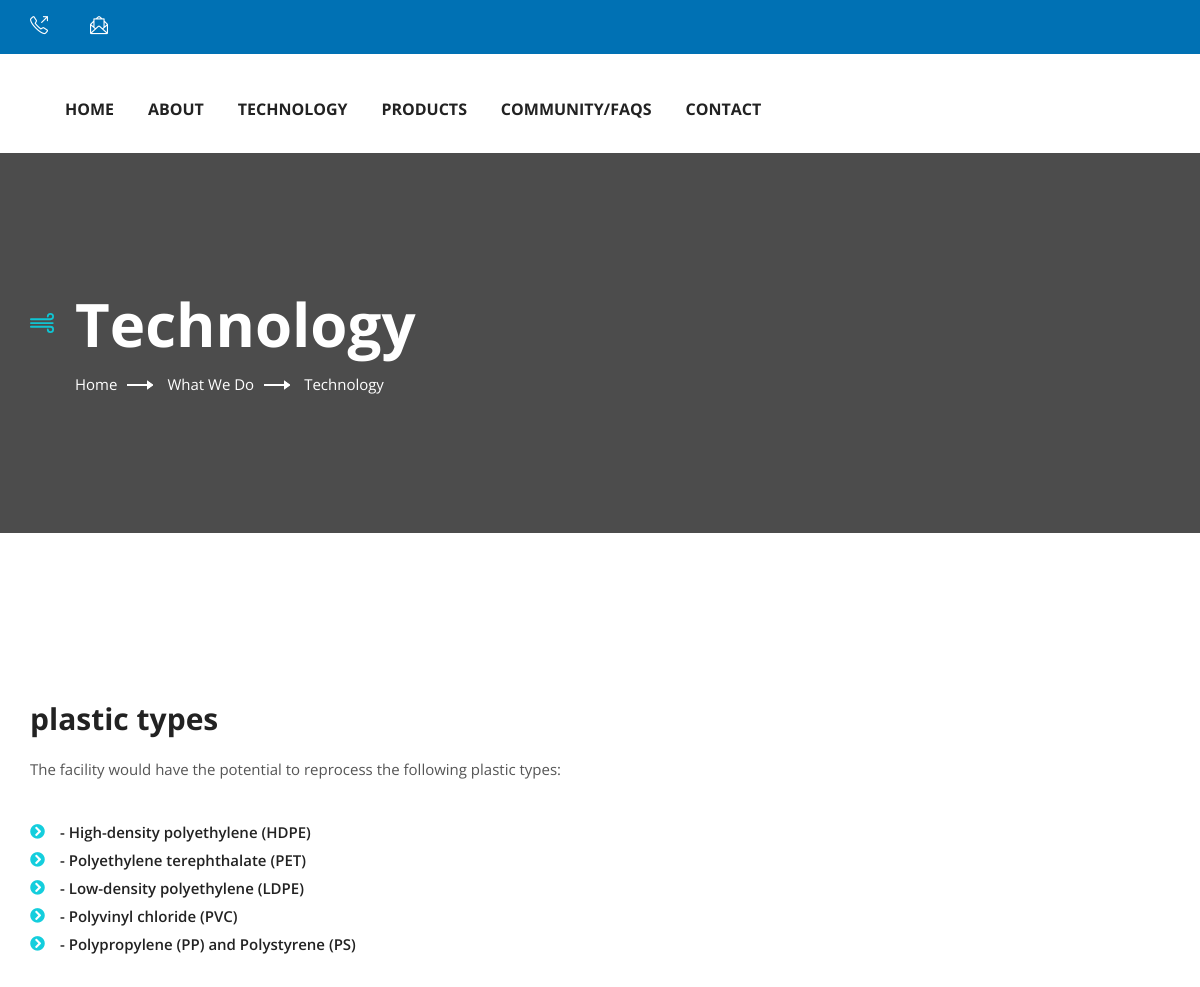
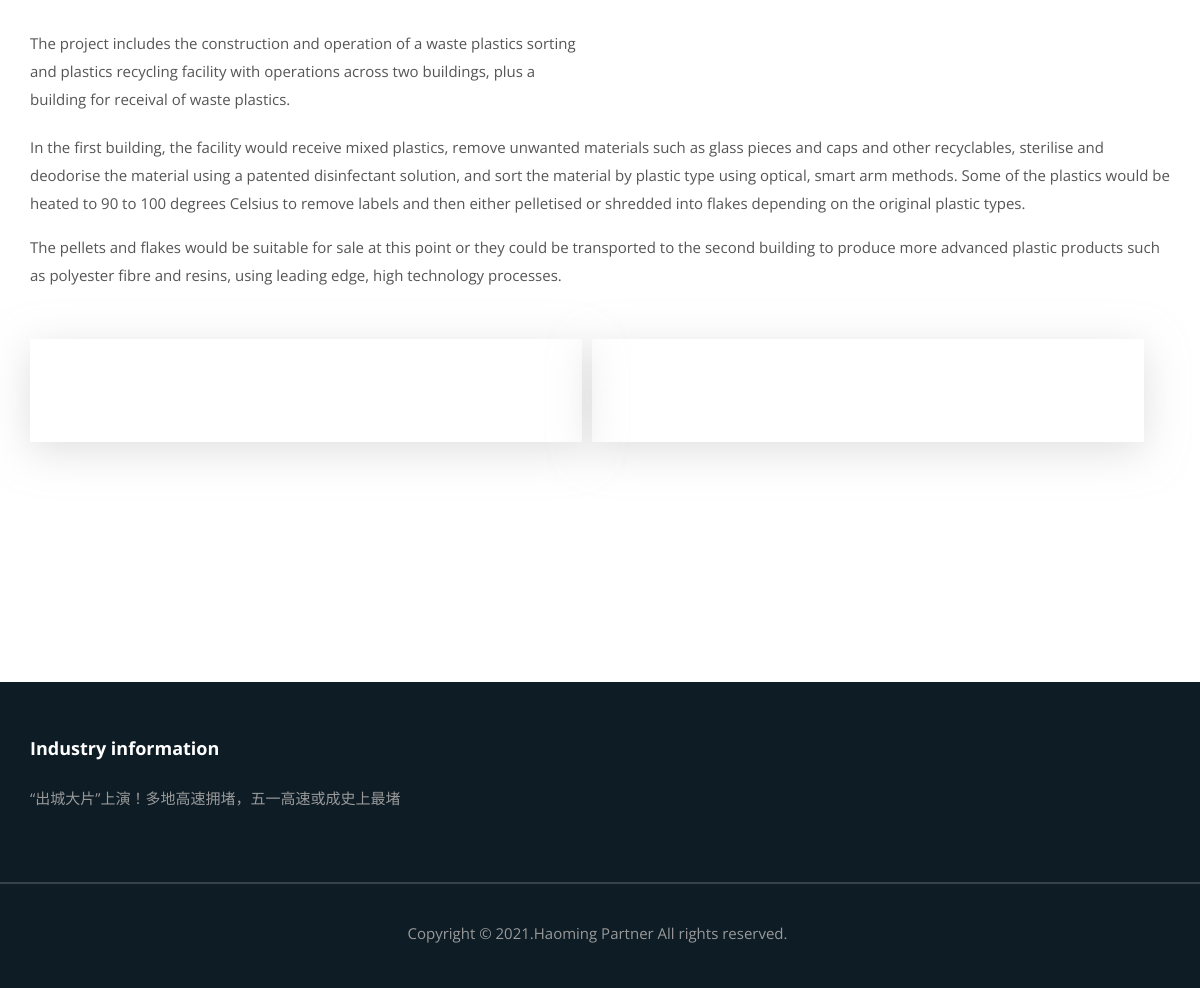
Page /technology/ on the earlier database version (2 pictures, top to bottom).
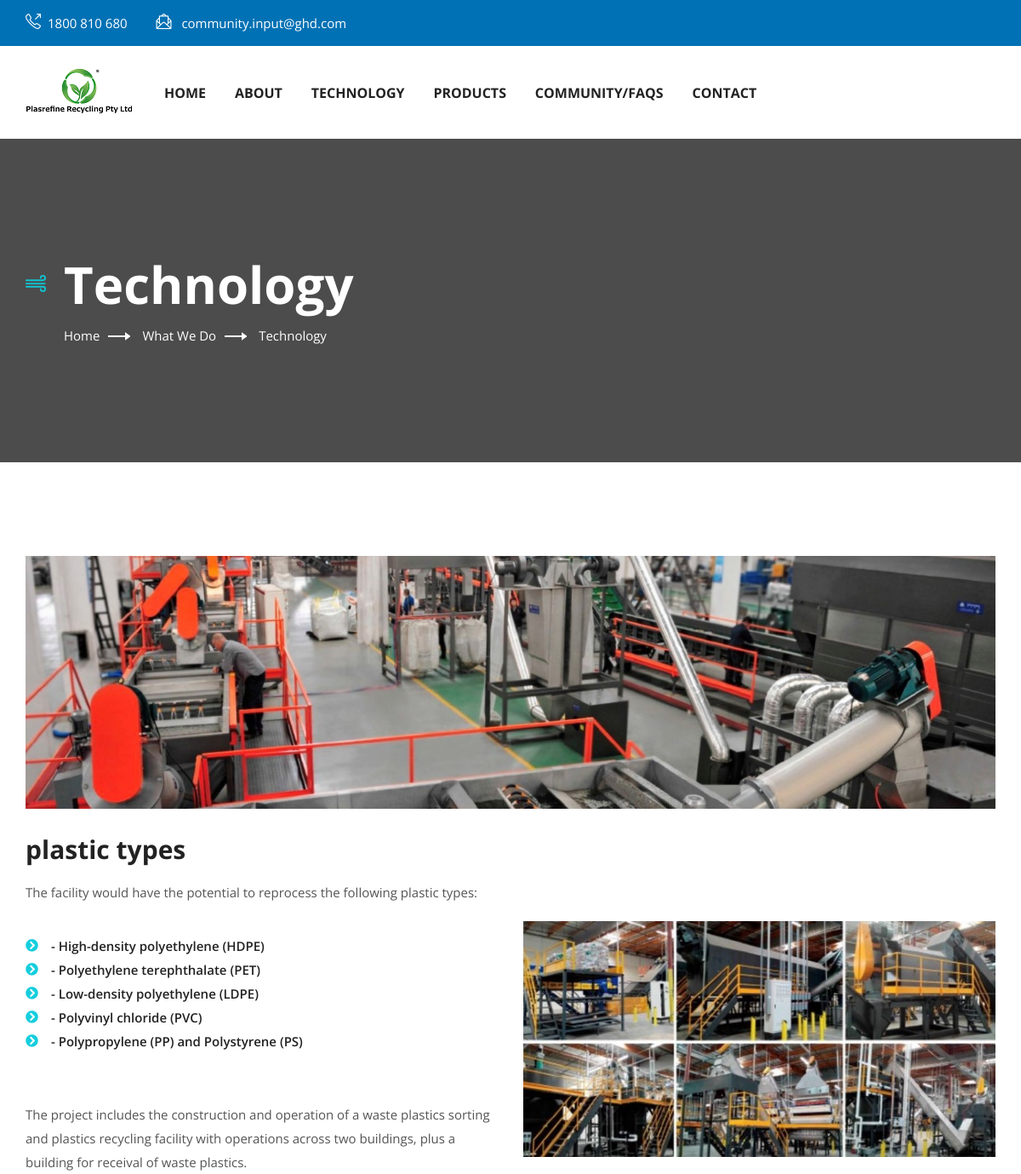
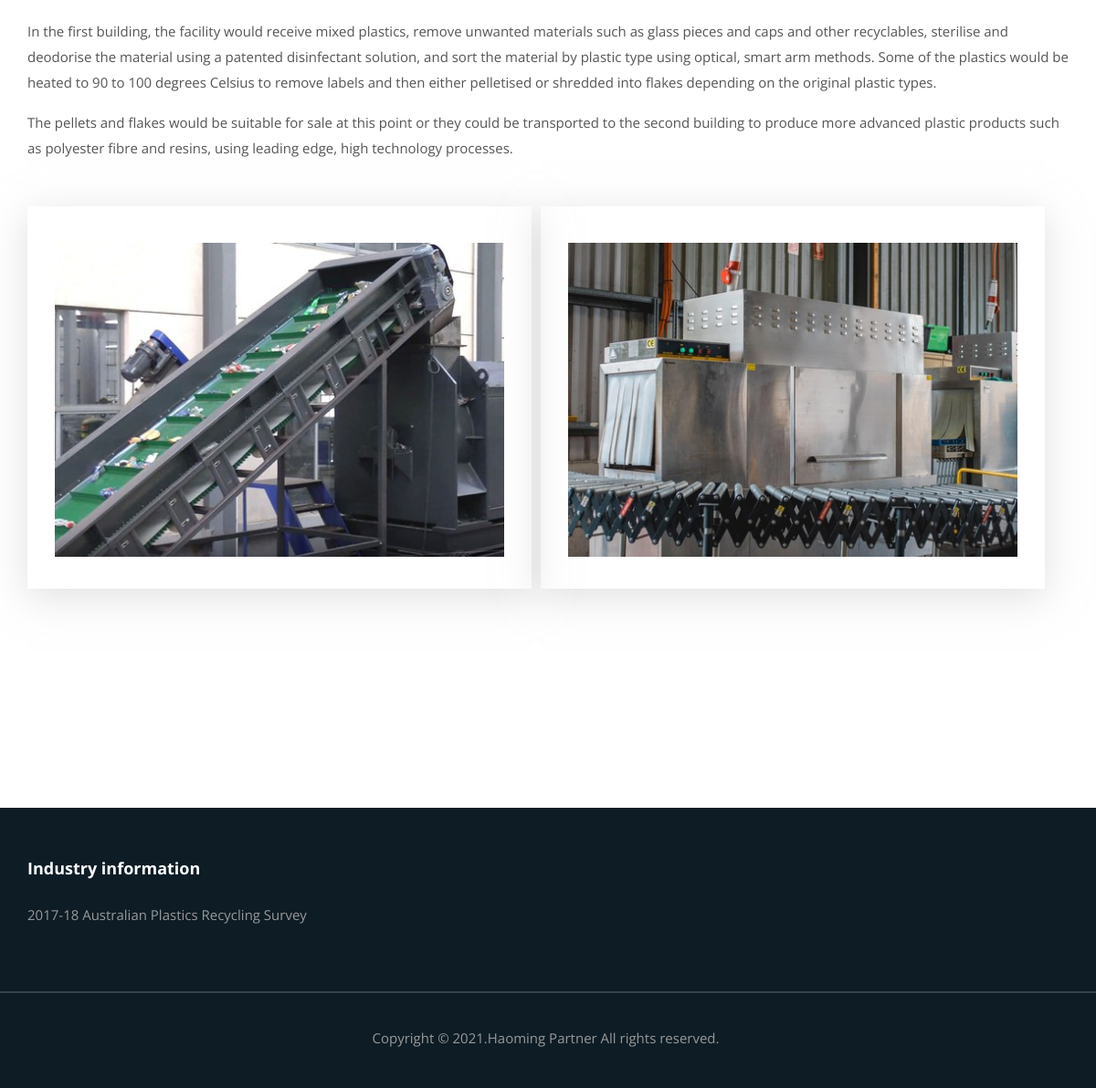
Same page on the later database version (2 pictures, top to bottom).
### web/models.py (models this page shows, shortened)
class Blog(models.Model):
    title = models.CharField("标题", max_length=100, unique=False)
    files = models.FileField(upload_to="File")
    introduction = models.CharField("简介", max_length=300)
    add_date = models.DateTimeField('保存日期', default=timezone.now)
    mod_date = models.DateTimeField('最后修改日期', auto_now=True)
    def __str__(self):
        return self.title
    class Meta:
        verbose_name = 'COMMUNITY/FAQS'
        verbose_name_plural = 'COMMUNITY/FAQS'

class TechnologyPage(models.Model):
    title = models.CharField("标题", max_length=30)
    list = models.ManyToManyField("Text")
    contents1 = RichTextUploadingField("内容1")
    img1 = ProcessedImageField(
        upload_to='Image/technology',
        processors=[ResizeToFill(1440, 375)],
        format='JPEG',
        options={'quality': 90},
        verbose_name="图片1"
    )
    contents2 = RichTextUploadingField("内容2")
    img2 = ProcessedImageField(
        upload_to='Image/technology',
        processors=[ResizeToFill(600, 300)],
        format='JPEG',
        options={'quality': 90},
        verbose_name="图片2"
    )
    img3 = ProcessedImageField(
        upload_to='Image/technology',
        processors=[ResizeToFill(500, 350)],
        format='JPEG',
        options={'quality': 90},
        verbose_name="图片3"
    )
    img4 = ProcessedImageField(
        upload_to='Image/technology',
        processors=[ResizeToFill(500, 350)],
        format='JPEG',
        options={'quality': 90},
        verbose_name="图片4"
    )
    class Meta:
        verbose_name = 'technology'
        verbose_name_plural = 'technology'

class WebSetting(models.Model):
    SettingName = models.CharField(max_length=60, verbose_name="配置名称")
    title = models.CharField(max_length=60, verbose_name="网站名称")
    phone = models.CharField(max_length=60,verbose_name='电话')
    email = models.CharField(max_length=60,verbose_name='邮箱')
    logo = models.ImageField(help_text="LOGO 分辨率:180*55", upload_to='Image/logo')
    def admin_sample(self):
        return mark_safe('<img src="/media/%s" height="55" width="150" />' % self.logo)
    admin_sample.short_description = 'Logo'
    admin_sample.allow_tags = True
    def __str__(self):
        return self.SettingName
    class Meta:
        verbose_name = 'Settings'
        verbose_name_plural = 'Settings'

### web/views.py (the view)
# urls.py: path('technology/', views.technology, name='about'),
def technology(request):
    data = TechnologyPage.objects.first()
    print(data.title)
    print(data.list.all())
    return render(request, 'technology.html', {"data": data})

### web/models.py (called while the page is built)
    def __str__(self):
        return self.contents

### web/templatetags/index_tags.py (called while the page is built)
@register.simple_tag
def get_news4_tag():
    news4 = Blog.objects.order_by('-id')[:list_count]
    print("news4", news4)
    return news4

@register.simple_tag
def get_settings():
    print(settings.WEBSETTING_INDEX)
    set = WebSetting.objects.filter(id=settings.WEBSETTING_INDEX).first()
    print(set)
    return set

### web/templates/technology.html
{% extends "base.html" %}
{% load static %}
{% block content %}
<section id="breadcrumb" class="breadcrumb-section position-relative" data-background="{% static 'assets/img/background/bcbg.jpg' %}">
    <div class="background_overlay"></div>
    <div class="container">
        <div class="breadcrumb-content headline">
            <h2 class="breadcrumb-title">Technology</h2>
            <div class="breadcrumb_item ul-li">
                <ul class="breadcrumb">
                    <li class="breadcrumb-item"><a href="#">Home</a></li>
                    <li class="breadcrumb-item"><a href="#">What We Do</a></li>
                    <li class="breadcrumb-item active">Technology</li>
                </ul>
            </div>
        </div>
    </div>
</section>
<section id="service-details" class="service-details-section">
    <div class="container">
        <div class="row">
            <div class="col-lg-12 col-md-12">
                <div class="service-single-content">
                    <div class="service-details-img-pair">
                        <div class="row">
                            <div class="col-md-12">
                                <img src="media/{{ data.img1 }}" alt="">
                            </div>
                        </div>
                    </div>
                    <h4>plastic types</h4>
                    <article>The facility would have the potential to reprocess the following plastic types:
                    </article>
                    <div class="row">
                        <div class="col-md-6">
                            <div class="service-details-list ul-li-block">
                                <ul>{% for i in data.list.all %}
                                        <li>{{ i }}</li>
                                    {% endfor %}
                                </ul>
                                <article>
                                    <br/>
                                    {{ data.contents1 | safe }}
                                </article>
                            </div>
                        </div>
                        <div class="col-md-6">
                            <img src="media/{{ data.img2 }}" alt="">
                        </div>
                    </div>
                    <article>
                        {{ data.contents2 | safe }}
                    </article>
                    <div class="service-single-icon-text">
                        <div class="site-info-icon-text position-relative">
                            <img src="media/{{ data.img3 }}" alt="">
                        </div>
                        <div class="site-info-icon-text position-relative">
                            <img src="media/{{ data.img4 }}" alt="">
                        </div>
                    </div>
                </div>
            </div>
        </div>
    </div>
</section>
{% endblock content %}

### web/templates/base.html (shortened to what this page needs)
{% load static %}
{% load index_tags %}
{% get_news4_tag as news4 %}
{% get_settings as settings %}
<!DOCTYPE html>
<html lang="en">
<head>
    <link rel="stylesheet" href="{% static 'assets/css/owl.carousel.css' %}">
    <link rel="stylesheet" href="{% static 'assets/css/fontawesome-all.css' %}">
    <link rel="stylesheet" href="{% static 'assets/css/simple-line-icons.css' %}">
    <link rel="stylesheet" href="{% static 'assets/css/animate.css' %}">
    <link rel="stylesheet" href="{% static 'assets/css/flaticon.css' %}">
    <link rel="stylesheet" href="{% static 'assets/css/bootstrap.min.css' %}">
    <link rel="stylesheet" href="{% static 'assets/css/video.min.css' %}">
    <link rel="stylesheet" href="{% static 'assets/css/lightbox.css' %}">
    <link rel="stylesheet" href="{% static 'assets/css/style.css' %}">
</head>
<body>
<header id="header_id" class="main_header header_style_one">
    <div class="header_top">
        <div class="container">
            <div class="row">
                <div class="col-md-6">
                    <div class="header_top_contact ul-li clearfix">
                        <ul>
                            <li><i class="icon-call-out"></i>{{ settings.phone }}</li>
                            <li><i class="icon-envelope-letter"></i> <a
                                    href="mailto:{{ settings.email }}">{{ settings.email }}</a>
                            </li>
                        </ul>
                    </div>
                </div>
            </div>
        </div>
    </div>
    <div class="site-main-menu clearfix">
        <div class="container">
            <div class="brand-logo float-left">
                <a href="/"><img src="/media/{{ settings.logo }}" alt=""></a>
            </div>
            <nav class="main_navigation desktop-menu ul-li">
                <ul id="main-nav" class="navbar-nav text-uppercase clearfix">
                    <li><a href="/">Home</a></li>
                    <li><a href="/about/">About</a></li>
                    <li><a href="/technology/">Technology</a></li>
                    <li><a href="/products/">Products</a></li>
                    <li><a href="/news/">COMMUNITY/FAQS</a></li>
                    <li><a href="/contact/">Contact</a></li>
                </ul>
            </nav>
        </div>
    </div>
</header>
{% block content %}
{% endblock content %}
<footer id="footer-id" class="footer-section">
    <div class="footer-content">
        <div class="container">
            <br/><br/>
            <div class="footer-widget-area">
                <div class="row">
                    <div class="col-lg-6 col-md-6">
                        <div class="footer-widget-item pera-content">
                            <div class="footer-menu-widget ul-li-block">
                                <h3 class="el-widget-title"><a href="/news/">Industry information</a></h3>
                                <ul>
                                    {% for i in news4 %}
                                        <li><a href="/news/detail/{{ i.id }}">{{ i.title }}</a></li>
                                    {% endfor %}
                                </ul>
                            </div>
                        </div>
                    </div>
                </div>
            </div>
        </div>
    </div>
    <div class="footer-copyright-text text-center">
        <p>Copyright &copy; 2021.Haoming Partner All rights reserved.</p>
    </div>
</footer>
</body>
</html>

Differences in the rows shown:
now on this page (row edited): WebSetting: phone "1800 810 680", email "community.input@ghd.com", logo (picture)
changed WebSetting: email empty → "community.input@ghd.com" (drawn)
changed TechnologyPage: img1: picture added; img2: picture added; img3: picture added; img4: picture added
changed Blog: title "“出城大片”上演！多地高速拥堵，五一高速或成史上最堵" → "2017-18 Australian Plastics Recycling Survey"
